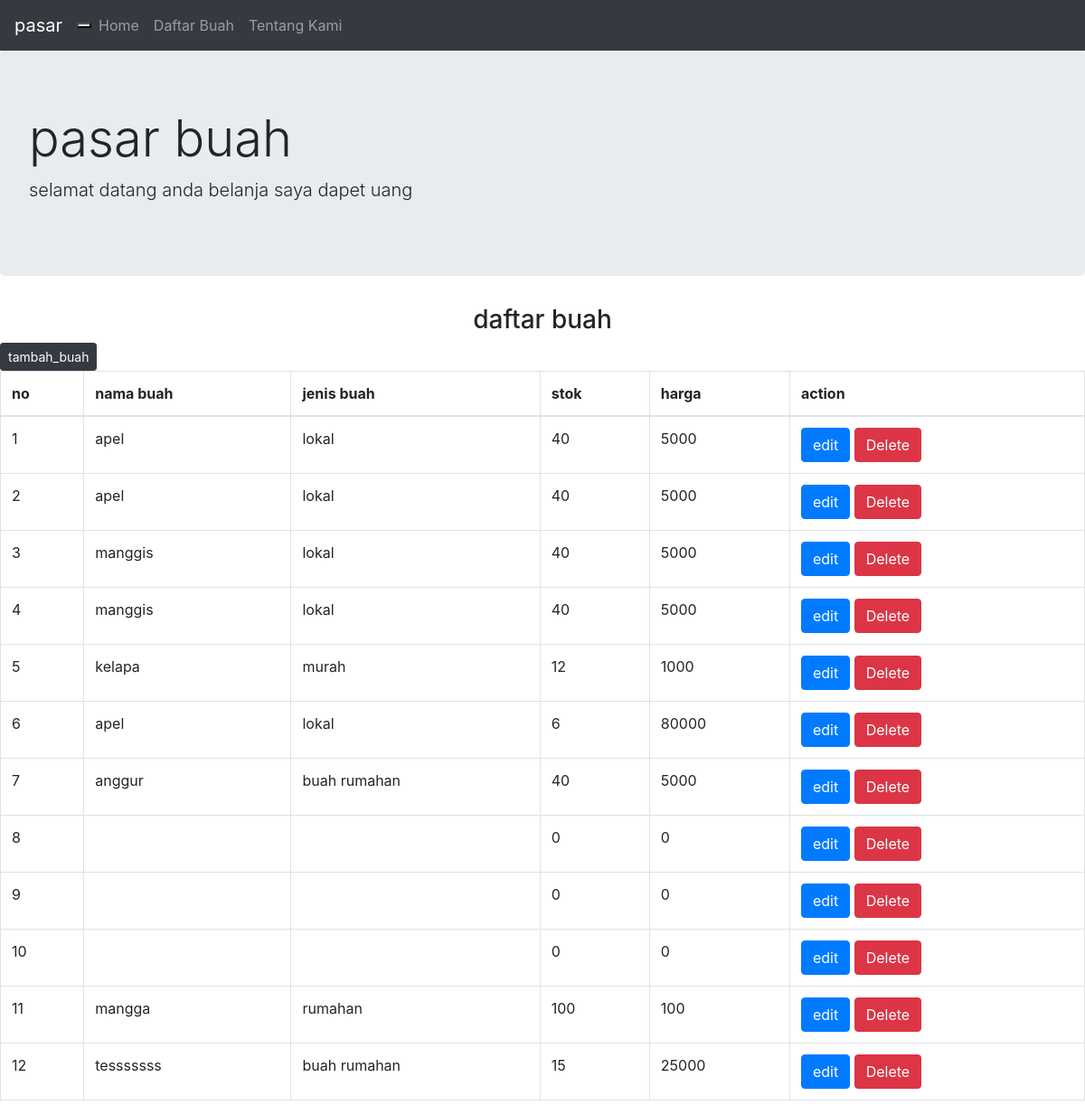
The app's page /home.php with its own data.
### tables this page shows
CREATE TABLE `tb_buah` (
  `kode_buah` int(11) NOT NULL,
  `nama_buah` varchar(20) DEFAULT NULL,
  `jenis_buah` varchar(20) DEFAULT NULL,
  `stok_buah` int(3) DEFAULT NULL,
  `harga_buah` double DEFAULT NULL,
  `foto` varchar(255) DEFAULT NULL
);

### home.php (the view, shortened to what this page needs)
<!DOCTYPE html>
<html>
<head>
	<link rel="stylesheet" type="text/css" href="css/bootstrap.css">
	<link rel="stylesheet" type="text/css" href="css/bootstrap.min.css">
</head>
<body>
<nav class="navbar navbar-expand-lg navbar-dark bg-dark">
		<a href="index.html" class="navbar-brand">pasar</a>
		<button class="navbar-togler" type="button" data-toggle="collapse" data-target= "#navbarNav" aria-controls="navbarNav" aria-expanded="false" aria-label= "toggle navigation">
		</button>
		<div class="collapse navbar-collapse">
			<ul class="navbar-nav">
				<li class="nav-item">
					<a class="nav-link" href="index.html">Home</a>
				</li>
				<li class="nav-item">
					<a class="nav-link" href="home.php">Daftar Buah </a>
				</li>
				<li class="nav-item">
					<a class="nav-link" href="tentang.html">Tentang Kami</a>
				</li>
			</ul>
		</div>
	</nav>
	<div class="jumbotron">
		<h1 class="display-4">pasar buah </h1>
		<p class="lead">selamat datang anda belanja saya dapet uang</p>
	</div>
	<h3 style="text-align: center;"> daftar buah</h3>
		<a  href="tambah_buah.html" class="btn btn-dark btn-sm">tambah_buah </a>
	<div class="table-responsive">
		<table class="table table-hover table-bordered">
			<thead>
				<tr>
					<th>no</th>
				<th>nama buah</th>
				<th>jenis buah</th>
				<th>stok</th>
				<th>harga</th>
				<th>action</th>
				</tr>
			</thead>
			<tbody>
				<?php
				include "koneksi.php";
				$sql = "SELECT * FROM tb_buah";
				$buah = mysqli_query($koneksi, $sql);
				$no=1;
				foreach ($buah as $b) {
					?>
					<tr>
						<td><?php echo $no;?></td>
						<td><?php echo $b['nama_buah'] ?></td>
						<td><?php echo $b['jenis_buah'] ?></td>
						<td><?php echo $b['stok_buah'] ?></td>
						<td><?php echo $b['harga_buah'] ?></td>
						<td>
							<a class="btn btn-primary" href="edit_buah.php?id=<?php echo $b['kode_buah'] ?>">edit</a>
						<a href="proses_delete.php?id=<?php echo $b['kode_buah'] ?>" class="btn btn-danger">Delete</a>
					</tr>
					<?php
					$no++;
				}
				?>
			</tbody>
		</table>
	</div>
</body>
</html>

### home.php (style rules this page uses)
a { text-decoration: none; }

### records on screen
tb_buah: nama_buah "apel", jenis_buah "lokal", stok_buah "40", harga_buah "5000"
tb_buah: nama_buah "apel", jenis_buah "lokal", stok_buah "40", harga_buah "5000"
tb_buah: nama_buah "manggis", jenis_buah "lokal", stok_buah "40", harga_buah "5000"
tb_buah: nama_buah "manggis", jenis_buah "lokal", stok_buah "40", harga_buah "5000"
tb_buah: nama_buah "kelapa", jenis_buah "murah", stok_buah "12", harga_buah "1000"
tb_buah: nama_buah "apel", jenis_buah "lokal", stok_buah "6", harga_buah "80000"
tb_buah: nama_buah "anggur", jenis_buah "buah rumahan", stok_buah "40", harga_buah "5000"
tb_buah: stok_buah "0", harga_buah "0"
tb_buah: stok_buah "0", harga_buah "0"
tb_buah: stok_buah "0", harga_buah "0"
tb_buah: nama_buah "mangga", jenis_buah "rumahan", stok_buah "100", harga_buah "100"
tb_buah: nama_buah "tesssssss", jenis_buah "buah rumahan", stok_buah "15", harga_buah "25000"
